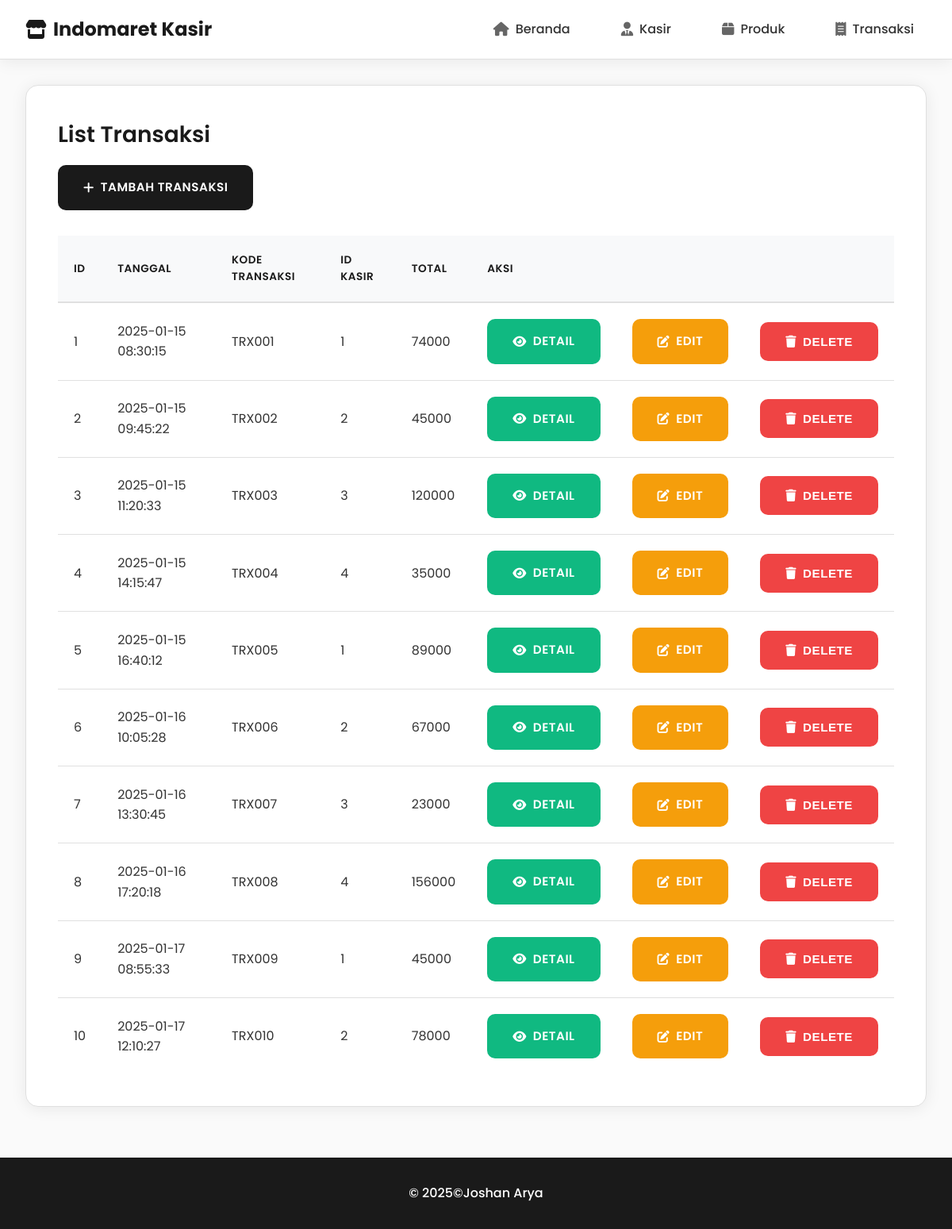
/pages/transactions/list.php, run on the app's committed database.
### tables this page shows
CREATE TABLE `tb_transactions` (
  `id` smallint NOT NULL AUTO_INCREMENT,
  `created_at` timestamp NOT NULL DEFAULT CURRENT_TIMESTAMP,
  `code` varchar(10) NOT NULL DEFAULT '',
  `cashier_id` int DEFAULT NULL,
  `total` int NOT NULL,
  `spare_change` int NOT NULL,
  `status` enum('paid','pending','voided') NOT NULL DEFAULT 'pending',
  `pay` int NOT NULL,
  PRIMARY KEY (`id`),
  KEY `fk_transaksi_kasir` (`cashier_id`),
  CONSTRAINT `fk_transaksi_kasir` FOREIGN KEY (`cashier_id`) REFERENCES `tb_cashiers` (`id`)
);

### pages/transactions/list.php (the view, shortened to what this page needs)
<?php
include ROOTPATH . "/../config/config.php";
include ROOTPATH . "/../includes/header.php";
$result = mysqli_query($conn, "SELECT * FROM tb_transactions");
?>
<div class="container">
    <h2>List Transaksi</h2>
    <div class="actions" style="display:flex;justify-content:space-between;align-items:center;">
        <a href="add.php" class="btn btn-primary"><i class="fas fa-plus"></i> Tambah Transaksi</a>
    </div>
    <table class="table">
        <thead>
            <tr>
                <th>ID</th>
                <th>Tanggal</th>
                <th>Kode Transaksi</th>
                <th>ID Kasir</th>
                <th>Total</th>
                <th colspan="3">Aksi</th>
            </tr>
        </thead>
        <tbody>
            <?php
            $no = 1;
            while ($row = mysqli_fetch_assoc($result)){ ?>
            <tr>
                <td><?= $no++?></td>
                <td><?= $row['created_at'] ?></td>
                <td><?= $row['code'] ?></td>
                <td><?= $row['cashier_id']?></td>
                <td><?= $row['total']?></td>
                <td>
                    <a href="transaction_details.php?id=<?= $row['id'] ?>" class="btn btn-success"><i class="fas fa-eye"></i> Detail</a>
                </td>
                <td>
                    <a href="edit.php?id=<?= $row['id'] ?>" class="btn btn-warning"><i class="fas fa-edit"></i> Edit</a>
                </td>
                <td>
                    <?php
                    $query_cek = mysqli_query($conn, "SELECT tb_transaction_details.product_id FROM tb_transactions JOIN tb_transaction_details ON tb_transactions.id = tb_transaction_details.product_id WHERE tb_transaction_details.product_id = $row[id]");
                    if(mysqli_num_rows($query_cek) > 0){
                            echo "<button class='btn btn-danger' disabled><i class='fas fa-trash'></i> Delete</button>";
                    }else{
                    ?>
                    <form action="/indomaret_RPL3/process/transactions_process.php" method="POST" style="display:inline;" onsubmit="return confirm('Are you sure you want to delete?')">
                        <button type="submit" class="btn btn-danger"><i class="fas fa-trash"></i> Delete</button>
                    </form>
                    <?php
                    }
                    ?>
                </td>
            </tr>
            <?php } ?>
        </tbody>
    </table>
</div>
<?php include '../../includes/footer.php'; ?>

### includes/header.php (shortened to what this page needs)
<!DOCTYPE html>
<html lang="en">
<head>
    <link rel="stylesheet" href="/assets/css/style.css">
    <link rel="stylesheet" href="https://cdnjs.cloudflare.com/ajax/libs/font-awesome/6.0.0-beta3/css/all.min.css">
</head>
<body>
    <header class="header">
        <div class="logo">
            <a href="/pages/dashboard.php">
                <i class="fas fa-store"></i>
                <span>Indomaret Kasir</span>
            </a>
        </div>
        <nav class="nav">
            <a href="/pages/dashboard.php"><i class="fas fa-home"></i> <span class="nav-text">Beranda</span></a>
            <a href="/pages/cashiers/list.php"><i class="fas fa-user-tie"></i> <span class="nav-text">Kasir</span></a>
            <a href="/pages/products/list.php"><i class="fas fa-box"></i> <span class="nav-text">Produk</span></a>
            <a href="/pages/transactions/list.php"><i class="fas fa-receipt"></i> <span class="nav-text">Transaksi</span></a>
        </nav>
    </header>
    <main class="main-content">

### includes/footer.php (shortened to what this page needs)
</main>
    <footer class="footer">
        <p>&copy; <?php echo date("Y"); ?>©Joshan Arya</p>
    </footer>
</body>
</html>

### assets/css/style.css (style rules this page uses)
:root { --primary-color: #1a1a1a; --secondary-color: #ffffff; --accent-color: #f8f9fa; --text-color: #333333; --border-color: #e0e0e0; --success-color: #10b981; --danger-color: #ef4444; --warning-color: #f59e0b; --info-color: #3b82f6; --shadow: 0 2px 20px rgba(0, 0, 0, 0.08); --shadow-hover: 0 8px 30px rgba(0, 0, 0, 0.12); --transition: all 0.3s cubic-bezier(0.4, 0, 0.2, 1); --gradient: linear-gradient(135deg, #667eea 0%, #764ba2 100%); }
* { box-sizing: border-box; margin: 0; padding: 0; }
body { font-family: "Poppins", sans-serif; background-color: #fafafa; color: var(--text-color); line-height: 1.6; min-height: 100vh; display: flex; flex-direction: column; }
.header { background-color: var(--secondary-color); color: var(--primary-color); padding: 1rem 2rem; display: flex; justify-content: space-between; align-items: center; box-shadow: var(--shadow); position: sticky; top: 0; z-index: 1000; border-bottom: 1px solid var(--border-color); }
.header .logo { font-weight: 700; font-size: 1.5rem; }
.header .logo a { color: var(--primary-color); text-decoration: none; display: flex; align-items: center; gap: 0.5rem; transition: var(--transition); }
.nav { display: flex; gap: 2rem; align-items: center; }
.nav a { color: var(--text-color); text-decoration: none; font-weight: 500; transition: var(--transition); padding: 0.5rem 1rem; border-radius: 8px; display: flex; align-items: center; gap: 0.5rem; position: relative; }
.nav a::after { content: ""; position: absolute; bottom: -2px; left: 50%; width: 0; height: 2px; background: var(--primary-color); transition: var(--transition); transform: translateX(-50%); }
.nav a i { font-size: 1.1rem; color: #666; }
.main-content { flex: 1; padding: 2rem; max-width: 1400px; margin: 0 auto; width: 100%; }
.container { background-color: var(--secondary-color); padding: 2.5rem; border-radius: 16px; box-shadow: var(--shadow); margin-bottom: 2rem; border: 1px solid var(--border-color); }
h2 { color: var(--primary-color); margin-bottom: 1rem; font-weight: 600; font-size: 1.75rem; }
table { width: 100%; border-collapse: collapse; background: var(--secondary-color); }
table th, table td { padding: 1.25rem; text-align: left; border-bottom: 1px solid var(--border-color); }
table th { background-color: var(--accent-color); color: var(--primary-color); font-weight: 600; text-transform: uppercase; font-size: 0.85rem; letter-spacing: 0.5px; border-bottom: 2px solid var(--border-color); }
table tr:last-child td { border-bottom: none; }
.btn { padding: 1rem 2rem; border: none; border-radius: 10px; font-weight: 600; cursor: pointer; text-decoration: none; transition: var(--transition); display: inline-flex; align-items: center; gap: 0.5rem; font-size: 0.95rem; text-transform: uppercase; letter-spacing: 0.5px; }
.btn-primary { background-color: var(--primary-color); color: var(--secondary-color); }
.btn-success { background-color: var(--success-color); color: #fff; }
.btn-danger { background-color: var(--danger-color); color: #fff; }
.btn-warning { background-color: var(--warning-color); color: #fff; }
.actions { margin-bottom: 2rem; display: flex; justify-content: space-between; align-items: center; flex-wrap: wrap; gap: 1rem; }
.footer { text-align: center; padding: 2rem; background-color: var(--primary-color); color: var(--secondary-color); margin-top: auto; }
.footer p { margin: 0; font-weight: 500; }

### data on the page
tb_transactions: created_at "2025-01-15 08:30:15", code "TRX001", cashier "1", total "74000", shows "DELETE"
tb_transactions: created_at "2025-01-15 09:45:22", code "TRX002", cashier "2", total "45000", shows "DELETE"
tb_transactions: created_at "2025-01-15 11:20:33", code "TRX003", cashier "3", total "120000", shows "DELETE"
tb_transactions: created_at "2025-01-15 14:15:47", code "TRX004", cashier "4", total "35000", shows "DELETE"
tb_transactions: created_at "2025-01-15 16:40:12", code "TRX005", cashier "1", total "89000", shows "DELETE"
tb_transactions: created_at "2025-01-16 10:05:28", code "TRX006", cashier "2", total "67000", shows "DELETE"
tb_transactions: created_at "2025-01-16 13:30:45", code "TRX007", cashier "3", total "23000", shows "DELETE"
tb_transactions: created_at "2025-01-16 17:20:18", code "TRX008", cashier "4", total "156000"
tb_transactions: created_at "2025-01-17 08:55:33", code "TRX009", cashier "1", total "45000"
tb_transactions: created_at "2025-01-17 12:10:27", code "TRX010", cashier "2", total "78000"
